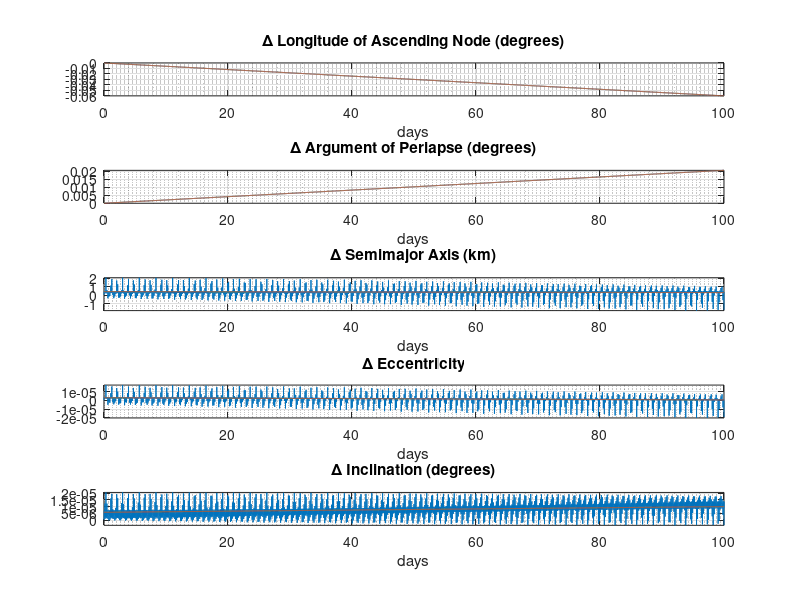

This figure's MATLAB source:
function J2_Perturbation
% This function solves AE502 HW2.3
% The perturbation equations from Conway are integrated using ode45 
% to determine the J2 perturbation

% subfunctions: TAfromM, dydt

close all; clear all; clc

%...Constants:
global mu R J2
mu = 3.986e6; % Earth GM gravitational parameter (km3/s2)
R = 6370;     % Earth Radius (km)
J2 = 0.00108;   % Earth J2

d2s = 24*60*60; %days to seconds

% Initial values
% given:
a_0 = 26600;  % semimajor axis (km)
i_0 = 1.10654;  % inclination (rads)
e_0 = 0.74; % eccentricity
w_0= deg2rad(5);   % Argument of periapse (rads)
W_0= deg2rad(90); % Longitude of ascending node (rads)
M_0 = deg2rad(10);  % Mean anomaly (rads)
% calculated:
T_0 = 2*pi*(a_0^3/mu)^0.5;    % orbital period (s)
f_0 = TAfromM(M_0,e_0); %true anomaly (rads) calculated from mean anomaly

%...Use ODE45 to integrate the perturbation eqns from t_0 to t_f
t_0= 0;
t_f= 100*d2s; %100 days in seconds
n_out= 10000;%number of pts to integrate
tspan= linspace(t_0, t_f, n_out);
options = odeset(...
    'RelTol',1.e-8, ...
    'AbsTol',1.e-8, ...
    'InitialStep', T_0/1000);
[t,y]= ode45(@dydt, tspan, [a_0;e_0;W_0;i_0;w_0;f_0], options);
a= y(:,1);
e= y(:,2);
W= y(:,3);
i= y(:,4);
w= y(:,5);
f= y(:,6);
%...Plot the time histories of the osculating elements:
x = t/d2s;
figure(1)
subplot(5,1,1)
y = deg2rad(W-W_0);
plot(x,y)
hold on
%calculate and plot polyfit line
p = polyfit(x,y,1);
plot(x,polyval(p,x))
hold off
title('\Delta Longitude of Ascending Node (degrees)')
xlabel('days')
grid on
grid minor
axis tight
subplot(5,1,2)
y = deg2rad(w-w_0);
plot(x,y)
hold on
%calculate and plot polyfit line
p = polyfit(x,y,1);
plot(x,polyval(p,x))
hold off
title('\Delta Argument of Periapse (degrees)')
xlabel('days')
grid on
grid minor
axis tight
subplot(5,1,3)
y = deg2rad(a-a_0);
plot(x,y)
hold on
%calculate and plot polyfit line
p = polyfit(x,y,1);
plot(x,polyval(p,x))
hold off
title('\Delta Semimajor Axis (km)')
xlabel('days')
grid on
grid minor
axis tight
subplot(5,1,4)
y = deg2rad(e-e_0);
plot(x,y)
hold on
%calculate and plot polyfit line
p = polyfit(x,y,1);
plot(x,polyval(p,x))
hold off
title('\Delta Eccentricity')
xlabel('days')
grid on
grid minor
axis tight
subplot(5,1,5)
y = deg2rad(i-i_0);
plot(x,y)
hold on
%calculate and plot polyfit line
p = polyfit(x,y,1);
plot(x,polyval(p,x))
hold off
title('\Delta Inclination (degrees)')
xlabel('days')
grid on
grid minor
axis tight

%...Subfunctions:
    function TA = TAfromM(M,e)
        %this function finds true anomaly from
        %mean anomaly using Keplers eqn and Newton's method

        %...Set an error tolerance and a limit on the number of iterations:
        error = 1.0e-8;
        nMax = 1.0e3;
        %...Starting value for E_0:
        u = M+e;
        E = (M*(1-sin(u))+u*sin(M))/(1+sin(M)-sin(u));

        n = 0;
        F_dFdE = 1;
        while abs(F_dFdE) > error && n <= nMax
            n = n + 1;
            F = E - e*sin(E)-M;    %kepler eqn
            dFdE = 1-e*cos(E);
            F_dFdE = F/dFdE;
            %Newton's method
            E = E - F_dFdE;
        end
        %...Deliver a value for x, but report that nMax was reached:
        if n > nMax
            %fprintf('**No. iterations of Keplers equation = %g', n)
            fprintf('Max iterations reached, F/dFdx = %g\n', F_dFdx)
        end

        TA = 2*atan((1+e)/(1-e)^0.5*tan(E/2));
    end %TAfromM

    function dydt = dydt(t,y)
        % This function calculates the time rates of the orbital elements
        % from Gauss’s variational equations (Equations 12.89).
        %-------------------------------------------------------------------------
        %...The orbital elements at time t:
        a= y(1);
        e= y(2);
        W= y(3);
        i= y(4);
        w= y(5);
        f= y(6);

        p = a*(1-e^2);  % semi-latus rectum or parameter
        h = (mu*p)^.5; %specific angular momentum
        r= p/(1 + e*cos(f)); %position magnitude
        u= w + f;        %Argument of latitude
        %E=acos((1-r/a)/e);

        F_J2 = (-3*mu*J2*R^2/r^4)*...
            [1/2-3*sin(i)^2*sin(u)^2/2;...
            sin(i)^2*sin(u)*cos(u);...
            sin(i)*sin(u)*cos(i)];

        dadt = 2*a^2/mu* [mu*e*sin(f)/h h/r 0]*F_J2;
        dedt = (p*mu^-1)^.5*[sin(f) (cos(f)+(1-r/a)/e) 0]*F_J2;
        didt = (h/mu)^.5*cos(u)/(1+e*cos(f))*[0 0 1]*F_J2;
        dWdt = (h/mu)^.5*sin(u)/(sin(i)*(1+e*cos(f)))*[0 0 1]*F_J2;
        dwdt = -dWdt*cos(i)+1/e*(p/mu)^.5*[-cos(f) sin(f)*(2+e*cos(f))/(1+e*cos(f)) 0]*F_J2;
        dfdt = h/r^2 - dwdt;

        dydt=[dadt dedt dWdt didt dwdt dfdt]';
    end %dydt

end %J2_Pert_Gauss